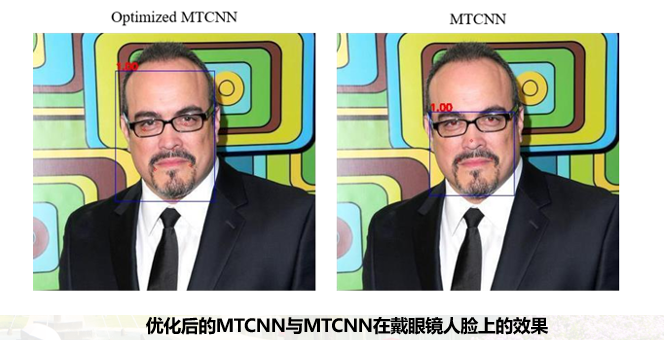
#> input picture pic.png, 664 x 340 px
$ python -i infer_pic_1.py   (imports and definitions only)
#> lines starting #> are read from the running program, lines starting #| are printed output that depends on the picture
#> in infer_image, im is the input picture: shape (340, 664, 4); mean B, G, R, A 155.5, 170.3, 167, 255
### MTCNN-LPB/utils_1/utils.py
import pickle
import shutil
import numpy as np
import random
import os
import cv2
from tqdm import tqdm


class BBox:
    # 人脸的box
    # [46 lines left out: functions __init__, project, reproject, reprojectLandmark, projectLandmark, not called in this run]


# 预处理数据，转化图像尺度并对像素归一
def processed_image(img, scale):
#> called with scale = 0.6
    height, width, channels = img.shape
#> height = 340; width = 664; channels = 4
    new_height = int(height * scale)
#> new_height = 204
    new_width = int(width * scale)
#> new_width = 398
    new_dim = (new_width, new_height)
#> new_dim = (398, 204)
    img_resized = cv2.resize(img, new_dim, interpolation=cv2.INTER_LINEAR)
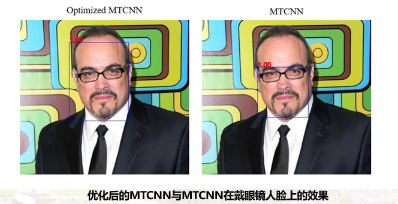
#> img_resized: shape (204, 398, 4); mean B, G, R, A 155.4, 170.2, 166.9, 255
    # 把图片转换成numpy值
    image = np.array(img_resized).astype(np.float32)
    # 转换成CHW
    image = image.transpose((2, 0, 1))
    # 归一化
    image = (image - 127.5) / 128
    return image


# [656 lines left out: functions IOU, get_landmark_from_lfw_neg, combine_data_list, crop_landmark_image, flip, rotate and 9 more, not called in this run]

### infer_pic_1.py
import argparse
import os

import cv2
import numpy as np
import torch

from utils_1.utils import generate_bbox, py_nms, convert_to_square
from utils_1.utils import pad, calibrate_box, processed_image
from utils_1.data import extract_combined_elbp_dlbp, preprocess_image, adjust_contrast

parser = argparse.ArgumentParser()
# [3 lines not run here, left out]


# [1 line that did not run here, left out]

# 获取P模型
# [2 lines not run here, left out]
# [1 line that did not run here, left out]
# [5 lines not run here, left out]
# [1 line that did not run here, left out]
# [5 lines not run here, left out]
# [1 line that did not run here, left out]
# [1 line not run here, left out]


# 使用PNet模型预测
def predict_pnet(infer_data):
    # 添加待预测的图片
    infer_data = torch.tensor(infer_data, dtype=torch.float32, device=device)
    infer_data = torch.unsqueeze(infer_data, dim=0)
    # 执行预测
    cls_prob, bbox_pred, _ = pnet(infer_data)
    cls_prob = torch.squeeze(cls_prob)
    cls_prob = softmax_p(cls_prob)
    bbox_pred = torch.squeeze(bbox_pred)
    return cls_prob.detach().cpu().numpy(), bbox_pred.detach().cpu().numpy()


# 使用RNet模型预测
# [17 lines left out: functions predict_rnet, predict_onet, not called in this run]


# 获取PNet网络输出结果
def detect_pnet(im, min_face_size, scale_factor, thresh):
    """通过pnet筛选box和landmark
    参数：
      im:输入图像[h,2,3]
    """
    net_size = 12
    # 人脸和输入图像的比率
    current_scale = float(net_size) / min_face_size
    im_resized = processed_image(im, current_scale)
    _, current_height, current_width = im_resized.shape
#> current_height = 204; current_width = 398
    all_boxes = list()
    # 图像金字塔
    while min(current_height, current_width) > net_size:
        # 类别和box
        cls_cls_map, reg = predict_pnet(im_resized)
        boxes = generate_bbox(cls_cls_map[1, :, :], reg, current_scale, thresh)
        current_scale *= scale_factor  # 继续缩小图像做金字塔
        im_resized = processed_image(im, current_scale)
        _, current_height, current_width = im_resized.shape

        if boxes.size == 0:
            continue
        # 非极大值抑制留下重复低的box
        keep = py_nms(boxes[:, :5], 0.5, mode='Union')
        boxes = boxes[keep]
        all_boxes.append(boxes)
#> after the loop, all_boxes = []; current_scale = 0.6
    if len(all_boxes) == 0:
        return None
    all_boxes = np.vstack(all_boxes)
    # 将金字塔之后的box也进行非极大值抑制
    keep = py_nms(all_boxes[:, 0:5], 0.7, mode='Union')
    all_boxes = all_boxes[keep]
    # box的长宽
    bbw = all_boxes[:, 2] - all_boxes[:, 0] + 1
    bbh = all_boxes[:, 3] - all_boxes[:, 1] + 1
    # 对应原图的box坐标和分数
    boxes_c = np.vstack([all_boxes[:, 0] + all_boxes[:, 5] * bbw,
                         all_boxes[:, 1] + all_boxes[:, 6] * bbh,
                         all_boxes[:, 2] + all_boxes[:, 7] * bbw,
                         all_boxes[:, 3] + all_boxes[:, 8] * bbh,
                         all_boxes[:, 4]])
    boxes_c = boxes_c.T

    return boxes_c


# 获取RNet网络输出结果
# [88 lines left out: functions detect_rnet, detect_onet, not called in this run]


# 预测图片
def infer_image(image_path):
    im = cv2.imread(image_path, cv2.IMREAD_UNCHANGED)
    # 如果是3通道则转换为4通道
    if im is not None and im.shape[2] == 3:
        im = cv2.cvtColor(im, cv2.COLOR_RGB2RGBA)  # 转换为RGBA
        im[..., 3] = extract_combined_elbp_dlbp(im)
    # 调用第一个模型预测
    boxes_c = detect_pnet(im, 20, 0.79, 0.9)
    if boxes_c is None:
        return None, None
    # 调用第二个模型预测
    boxes_c = detect_rnet(im, boxes_c, 0.6)
    if boxes_c is None:
        return None, None
    # 调用第三个模型预测
    boxes_c, landmark = detect_onet(im, boxes_c, 0.7)
    if boxes_c is None:
        return None, None

    return boxes_c, landmark


# 画出人脸框和关键点
# 在源代码的draw_face函数中修改保存路径
# [27 lines left out: function draw_face, not called in this run]

# [10 lines not run here, left out]

#> (the run stopped early here; a loop or call above may not have finished)
